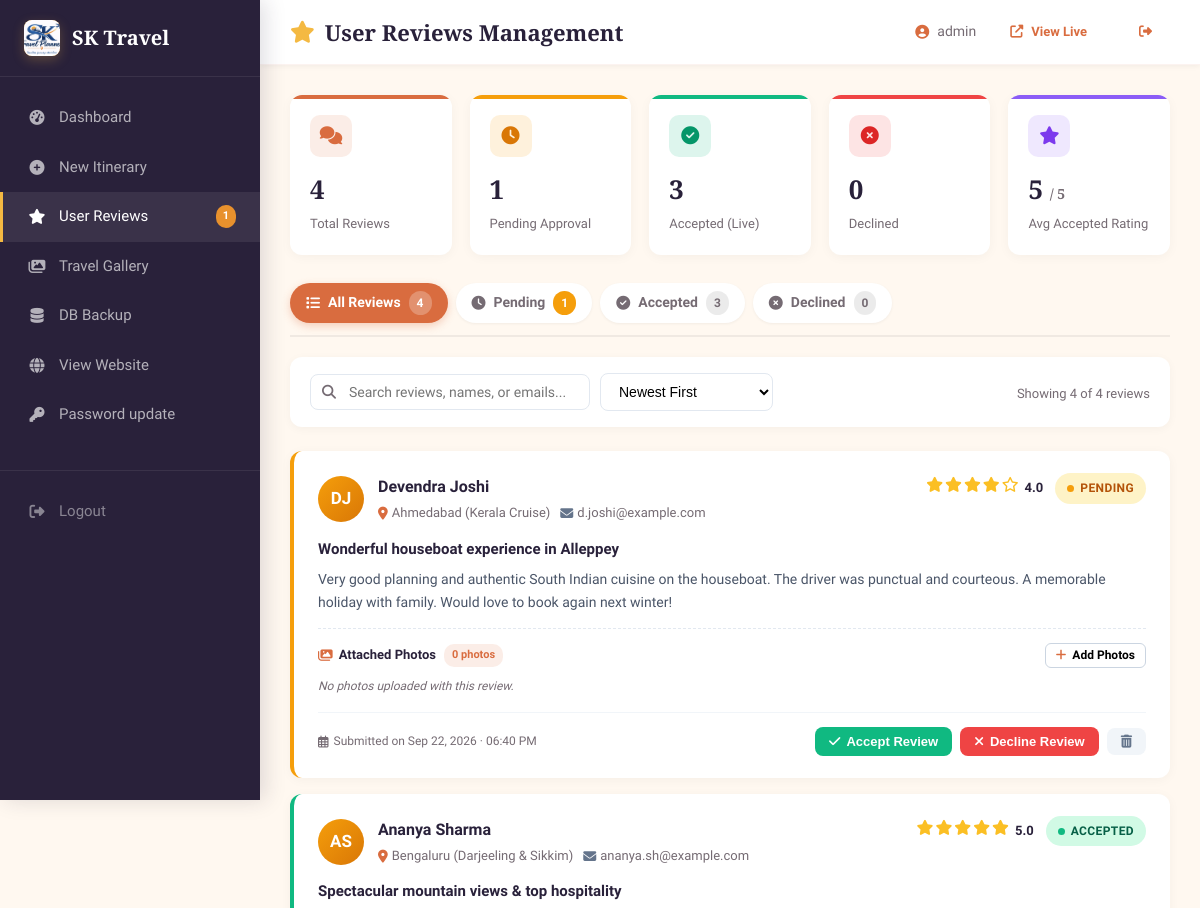
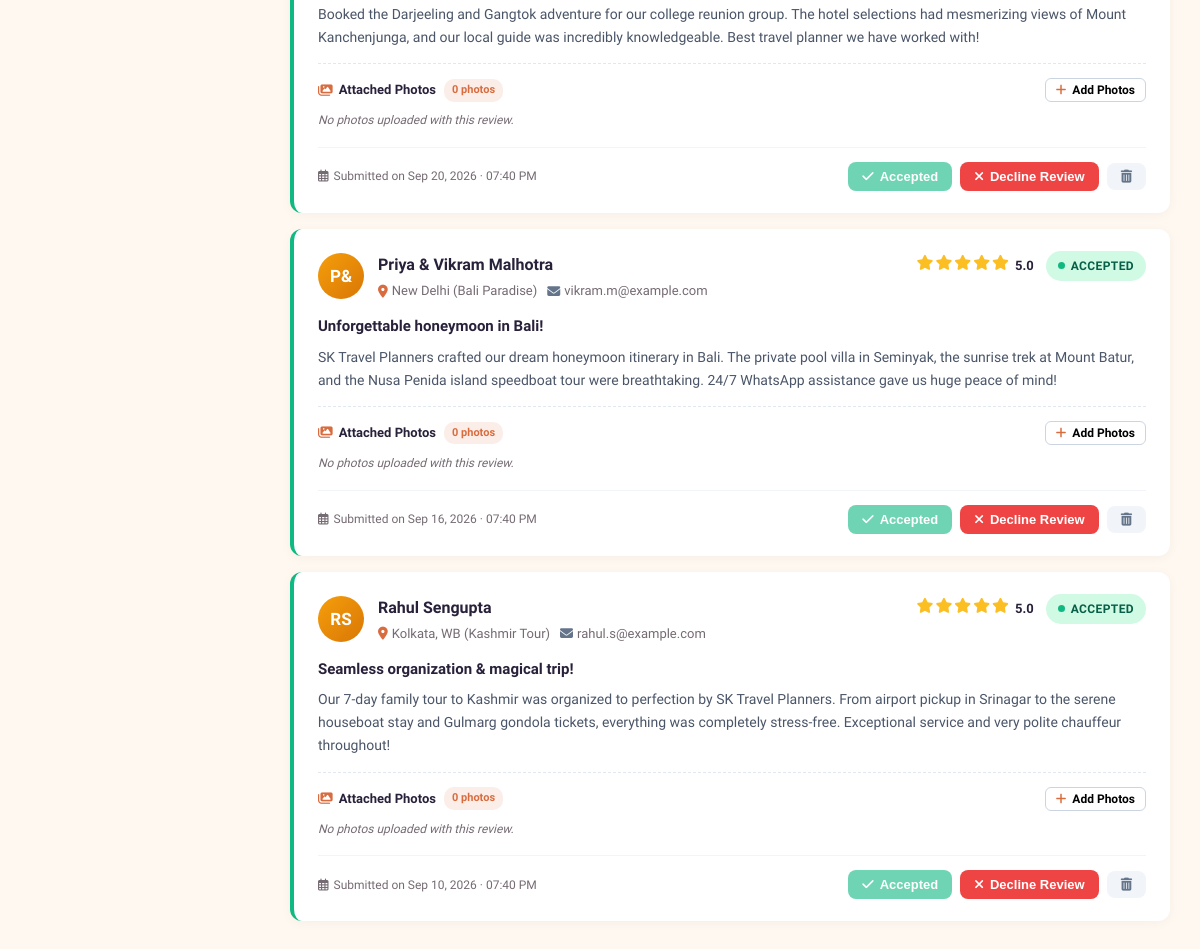
The page /admin/reviews.php (signed in) on the database its author committed (2 pictures, top to bottom).
### tables this page shows
CREATE TABLE IF NOT EXISTS user_reviews (
    id            INT AUTO_INCREMENT PRIMARY KEY,
    user_name     VARCHAR(100) NOT NULL,
    user_email    VARCHAR(150) DEFAULT NULL,
    user_location VARCHAR(100) DEFAULT NULL,
    rating        TINYINT UNSIGNED NOT NULL DEFAULT 5,
    review_title  VARCHAR(255) DEFAULT NULL,
    review_text   TEXT NOT NULL,
    status        ENUM('pending', 'approved', 'declined') NOT NULL DEFAULT 'pending',
    created_at    TIMESTAMP NOT NULL DEFAULT CURRENT_TIMESTAMP,
    updated_at    TIMESTAMP NOT NULL DEFAULT CURRENT_TIMESTAMP ON UPDATE CURRENT_TIMESTAMP,
    INDEX idx_status (status),
    INDEX idx_rating (rating),
    INDEX idx_created_at (created_at)
);

### admin/reviews.php (the view, shortened to what the rows shown need)
<?php
require_once __DIR__ . '/../config.php';
$filter = clean($_GET['filter'] ?? 'all');
$search = clean($_GET['search'] ?? '');
$sort   = clean($_GET['sort'] ?? 'newest');
$sortMap = [
    'newest'      => 'created_at DESC',
    'oldest'      => 'created_at ASC',
    'rating_high' => 'rating DESC, created_at DESC',
    'rating_low'  => 'rating ASC, created_at DESC',
];
$sortSql = $sortMap[$sort] ?? 'created_at DESC';
$page    = max(1, (int)($_GET['page'] ?? 1));
$perPage = 10;
$whereClauses = [];
$params       = [];
$whereSql = !empty($whereClauses) ? 'WHERE ' . implode(' AND ', $whereClauses) : '';
$offset = ($page - 1) * $perPage;
$dataStmt = $pdo->prepare("SELECT * FROM user_reviews {$whereSql} ORDER BY {$sortSql} LIMIT {$perPage} OFFSET {$offset}");
$dataStmt->execute($params);
$reviews = $dataStmt->fetchAll();
$reviewImagesMap = [];
?>
<!DOCTYPE html>
<html lang="en">
<head>
    <link rel="stylesheet" href="../style.css">
    <link rel="stylesheet" href="https://cdnjs.cloudflare.com/ajax/libs/font-awesome/6.5.0/css/all.min.css">
</head>
<body>
<div class="admin-layout">
    <div class="admin-main">
        <div class="admin-topbar">
            <h1><i class="fas fa-star" style="color:var(--accent);"></i> User Reviews Management</h1>
        </div>
        <div class="admin-content">
            <?php if (empty($reviews)): ?>
                <div style="background:#fff;border-radius:12px;padding:60px 20px;text-align:center;color:var(--text-muted);box-shadow:0 2px 10px rgba(0,0,0,0.04);">
                    <i class="fas fa-comment-slash" style="font-size:44px;color:#cbd5e1;margin-bottom:16px;"></i>
                    <h3 style="font-size:20px;color:var(--dark);margin-bottom:8px;">No reviews found</h3>
                    <p style="font-size:14px;margin-bottom:20px;">
                        <?= $search ? 'No reviews matching your search criteria.' : 'There are currently no reviews in this category.' ?>
                    </p>
                    <?php if ($search || $filter !== 'all'): ?>
                        <a href="reviews.php" class="btn btn-outline"><i class="fas fa-undo"></i> Show All Reviews</a>
                    <?php endif; ?>
                </div>
            <?php else: ?>
                <div class="reviews-container">
                    <?php foreach ($reviews as $rev):
                        $statusClass = $rev['status'] === 'approved' ? 'approved' : ($rev['status'] === 'declined' ? 'declined' : 'pending');
                        $initials = '';
                        $parts = explode(' ', trim($rev['user_name']));
                        foreach (array_slice($parts, 0, 2) as $p) {
                            $initials .= mb_substr($p, 0, 1);
                        }
                    ?>
                        <div class="review-row-card status-border-<?= $statusClass ?>" id="review-card-<?= (int)$rev['id'] ?>">
                            <div class="review-card-header">
                                <div class="reviewer-info">
                                    <div class="reviewer-avatar">
                                        <?= e($initials ?: 'U') ?>
                                    </div>
                                    <div>
                                        <div class="reviewer-name"><?= e($rev['user_name']) ?></div>
                                        <div class="reviewer-meta">
                                            <?php if (!empty($rev['user_location'])): ?>
                                                <span><i class="fas fa-map-marker-alt" style="color:var(--primary);"></i> <?= e($rev['user_location']) ?></span>
                                            <?php endif; ?>
                                            <?php if (!empty($rev['user_email'])): ?>
                                                <span><i class="fas fa-envelope" style="color:#64748b;"></i> <?= e($rev['user_email']) ?></span>
                                            <?php endif; ?>
                                        </div>
                                    </div>
                                </div>
                                <div class="review-header-right">
                                    <div class="stars-display">
                                        <?php for ($s = 1; $s <= 5; $s++): ?>
                                            <i class="<?= $s <= (int)$rev['rating'] ? 'fas' : 'far' ?> fa-star"></i>
                                        <?php endfor; ?>
                                        <span class="rating-val"><?= (int)$rev['rating'] ?>.0</span>
                                    </div>
                                    <span class="status-badge <?= $statusClass ?>" id="badge-<?= (int)$rev['id'] ?>">
                                        <span class="dot"></span>
                                        <span class="badge-text">
                                            <?= $rev['status'] === 'approved' ? 'Accepted' : ($rev['status'] === 'declined' ? 'Declined' : 'Pending') ?>
                                        </span>
                                    </span>
                                </div>
                            </div>
                            <div class="review-card-body">
                                <?php if (!empty($rev['review_title'])): ?>
                                    <div class="review-item-title"><?= e($rev['review_title']) ?></div>
                                <?php endif; ?>
                                <p class="review-item-text"><?= nl2br(e($rev['review_text'])) ?></p>
                                <?php $revImages = $reviewImagesMap[$rev['id']] ?? []; ?>
                                <div class="review-photos-section" id="photos-sec-<?= (int)$rev['id'] ?>">
                                    <div style="display:flex; align-items:center; justify-content:space-between; margin-bottom:8px; flex-wrap:wrap; gap:8px;">
                                        <div style="display:flex; align-items:center; gap:8px;">
                                            <span style="font-size:13px; font-weight:700; color:var(--dark); display:inline-flex; align-items:center; gap:6px;">
                                                <i class="fas fa-images" style="color:var(--primary);"></i> Attached Photos
                                            </span>
                                            <span class="photo-count-badge" id="photo-count-<?= (int)$rev['id'] ?>" style="background:rgba(217,108,63,0.12); color:var(--primary); font-size:11px; padding:2px 8px; border-radius:10px; font-weight:700;">
                                                <?= count($revImages) ?> photo<?= count($revImages) !== 1 ? 's' : '' ?>
                                            </span>
                                        </div>
                                        <button type="button" class="btn btn-ghost btn-sm" onclick="openUploadModal(<?= (int)$rev['id'] ?>)" style="font-size:12px; padding:4px 10px; display:inline-flex; align-items:center; gap:6px; border:1px solid #cbd5e1; border-radius:6px; background:#fff;">
                                            <i class="fas fa-plus" style="color:var(--primary);"></i> Add Photos
                                        </button>
                                    </div>
                                    <div class="review-thumbnails-grid" id="thumbnails-grid-<?= (int)$rev['id'] ?>">
                                        <?php if (!empty($revImages)): ?>
                                            <?php foreach ($revImages as $img):
                                                $imgUrl = reviewImageUrl($img['image']) ?: ('../review_folder/' . rawurlencode($img['image']));
                                            ?>
                                                <div class="review-thumb-item" id="thumb-item-<?= (int)$img['id'] ?>">
                                                    <img src="<?= e($imgUrl) ?>" alt="Review Photo" onclick="previewImage('<?= e($imgUrl) ?>')" title="Click to view full photo">
                                                    <button type="button" class="btn-del-thumb" onclick="deleteSinglePhoto(<?= (int)$img['id'] ?>, <?= (int)$rev['id'] ?>)" title="Delete this photo from review">
                                                        <i class="fas fa-times"></i>
                                                    </button>
                                                </div>
                                            <?php endforeach; ?>
                                        <?php else: ?>
                                            <span class="no-photos-msg" style="font-size:12px; color:var(--text-muted); font-style:italic;">No photos uploaded with this review.</span>
                                        <?php endif; ?>
                                    </div>
                                </div>
                            </div>
                            <div class="review-card-footer">
                                <div class="review-date">
                                    <i class="far fa-calendar-alt"></i> Submitted on <?= date('M d, Y · h:i A', strtotime($rev['created_at'])) ?>
                                </div>
                                <div class="review-actions-group" id="actions-<?= (int)$rev['id'] ?>">
                                    <button type="button"
                                            class="btn-act btn-act-accept"
                                            onclick="handleReviewAction(<?= (int)$rev['id'] ?>, 'accept')"
                                            title="Accept and publish review on website"
                                            style="<?= $rev['status'] === 'approved' ? 'opacity:0.6;' : '' ?>">
                                        <i class="fas fa-check"></i>
                                        <?= $rev['status'] === 'approved' ? 'Accepted' : 'Accept Review' ?>
                                    </button>
                                    <button type="button"
                                            class="btn-act btn-act-decline"
                                            onclick="handleReviewAction(<?= (int)$rev['id'] ?>, 'decline')"
                                            title="Decline review (hide from website)"
                                            style="<?= $rev['status'] === 'declined' ? 'opacity:0.6;' : '' ?>">
                                        <i class="fas fa-times"></i>
                                        <?= $rev['status'] === 'declined' ? 'Declined' : 'Decline Review' ?>
                                    </button>
                                    <button type="button"
                                            class="btn-act btn-act-delete"
                                            onclick="deleteReview(<?= (int)$rev['id'] ?>)"
                                            title="Permanently Delete Review">
                                        <i class="fas fa-trash-alt"></i>
                                    </button>
                                </div>
                            </div>
                        </div>
                    <?php endforeach; ?>
                </div>
            <?php endif; ?>
        </div>
    </div>
</div>
</body>
</html>

### rows shown on the page
user_reviews: initials "DJ", user_name "Devendra Joshi", user_location "Ahmedabad (Kerala Cruise)", user_email "d.joshi@example.com", rating "4", status "PENDING", review_title "Wonderful houseboat experience in Alleppey", review_text "Very good planning and authentic South Indian cuisine on the houseboat. The driver was punctual and courteous. A memorable holiday with family. Would love to book again next winter!", id "0", created_at "Sep 22, 2026 · 06:40 PM"
user_reviews: initials "AS", user_name "Ananya Sharma", user_location "Bengaluru (Darjeeling & Sikkim)", user_email "ananya.sh@example.com", rating "5", status "ACCEPTED", review_title "Spectacular mountain views & top hospitality", review_text "Booked the Darjeeling and Gangtok adventure for our college reunion group. The hotel selections had mesmerizing views of Mount Kanchenjunga, and our local guide was incredibly knowledgeable. Best travel planner we have worked with!", id "0", created_at "Sep 20, 2026 · 07:40 PM"
user_reviews: initials "P&", user_name "Priya & Vikram Malhotra", user_location "New Delhi (Bali Paradise)", user_email "vikram.m@example.com", rating "5", status "ACCEPTED", review_title "Unforgettable honeymoon in Bali!", review_text "SK Travel Planners crafted our dream honeymoon itinerary in Bali. The private pool villa in Seminyak, the sunrise trek at Mount Batur, and the Nusa Penida island speedboat tour were breathtaking. 24/7 WhatsApp assistance gave us huge peace of mind!", id "0", created_at "Sep 16, 2026 · 07:40 PM"
user_reviews: initials "RS", user_name "Rahul Sengupta", user_location "Kolkata, WB (Kashmir Tour)", user_email "rahul.s@example.com", rating "5", status "ACCEPTED", review_title "Seamless organization & magical trip!", review_text "Our 7-day family tour to Kashmir was organized to perfection by SK Travel Planners. From airport pickup in Srinagar to the serene houseboat stay and Gulmarg gondola tickets, everything was completely stress-free. Exceptional service and very polite chauffeur throughout!", id "0", created_at "Sep 10, 2026 · 07:40 PM"

### other values the page prints
$sidebarPendingReviews "1"
$_SESSION['admin_user'] "admin"
$totalReviews "4"
$pendingReviews "1"
$approvedReviews "3"
$declinedReviews "0"
$avgRating "5"
count($reviews) "4"
$filteredCount "4"
